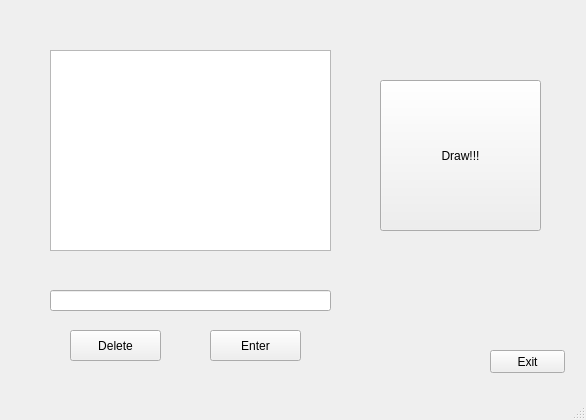
<?xml version="1.0" encoding="UTF-8"?>
<ui version="4.0">
 <class>lunchWindow</class>
 <widget class="QMainWindow" name="lunchWindow">
  <property name="geometry">
   <rect>
    <x>0</x>
    <y>0</y>
    <width>586</width>
    <height>420</height>
   </rect>
  </property>
  <property name="windowTitle">
   <string>MainWindow</string>
  </property>
  <widget class="QWidget" name="centralwidget">
   <widget class="QLineEdit" name="lineEdit">
    <property name="geometry">
     <rect>
      <x>50</x>
      <y>290</y>
      <width>281</width>
      <height>21</height>
     </rect>
    </property>
   </widget>
   <widget class="QPushButton" name="pushButton">
    <property name="geometry">
     <rect>
      <x>70</x>
      <y>330</y>
      <width>91</width>
      <height>31</height>
     </rect>
    </property>
    <property name="text">
     <string>Delete</string>
    </property>
   </widget>
   <widget class="QPushButton" name="pushButton_2">
    <property name="geometry">
     <rect>
      <x>210</x>
      <y>330</y>
      <width>91</width>
      <height>31</height>
     </rect>
    </property>
    <property name="text">
     <string>Enter</string>
    </property>
   </widget>
   <widget class="QPushButton" name="pushButton_3">
    <property name="geometry">
     <rect>
      <x>380</x>
      <y>80</y>
      <width>161</width>
      <height>151</height>
     </rect>
    </property>
    <property name="text">
     <string>Draw!!!</string>
    </property>
   </widget>
   <widget class="QListWidget" name="listWidget">
    <property name="geometry">
     <rect>
      <x>50</x>
      <y>50</y>
      <width>281</width>
      <height>201</height>
     </rect>
    </property>
   </widget>
   <widget class="QPushButton" name="pushButton_4">
    <property name="geometry">
     <rect>
      <x>490</x>
      <y>350</y>
      <width>75</width>
      <height>23</height>
     </rect>
    </property>
    <property name="text">
     <string>Exit</string>
    </property>
   </widget>
  </widget>
  <widget class="QMenuBar" name="menubar">
   <property name="geometry">
    <rect>
     <x>0</x>
     <y>0</y>
     <width>586</width>
     <height>21</height>
    </rect>
   </property>
  </widget>
  <widget class="QStatusBar" name="statusbar"/>
 </widget>
 <resources/>
 <connections/>
</ui>
